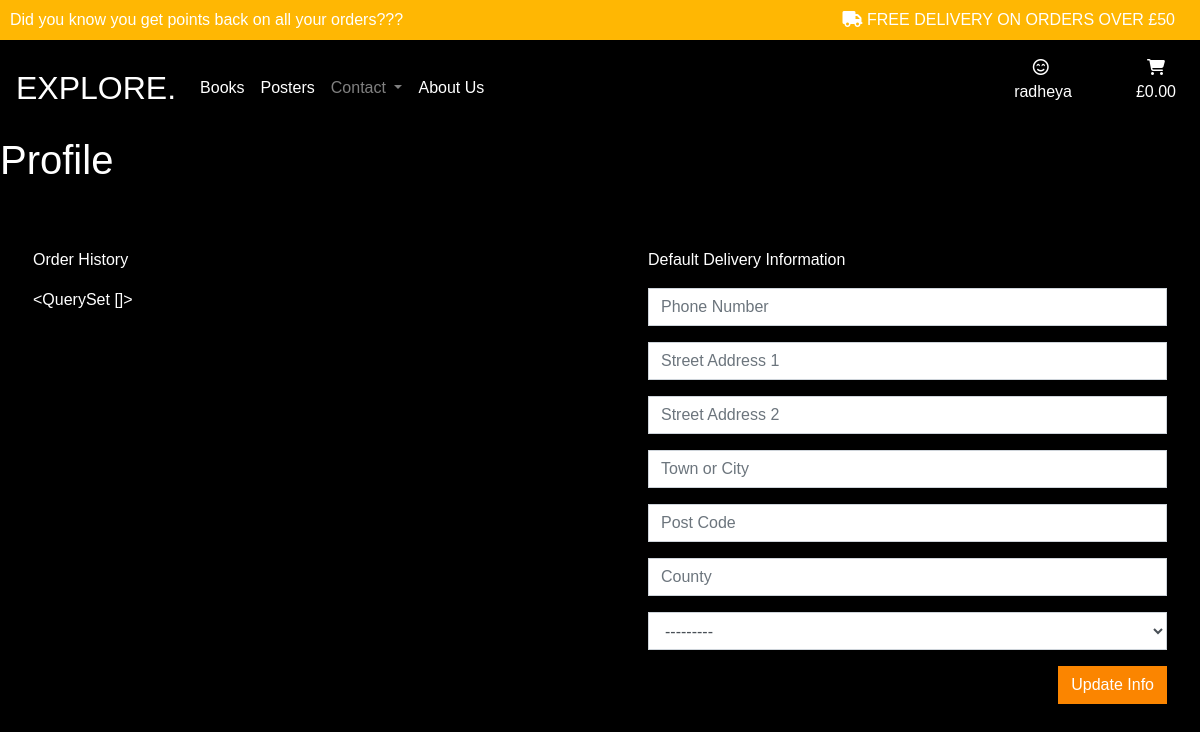
Before: /profile/ (signed in) with the older database file.
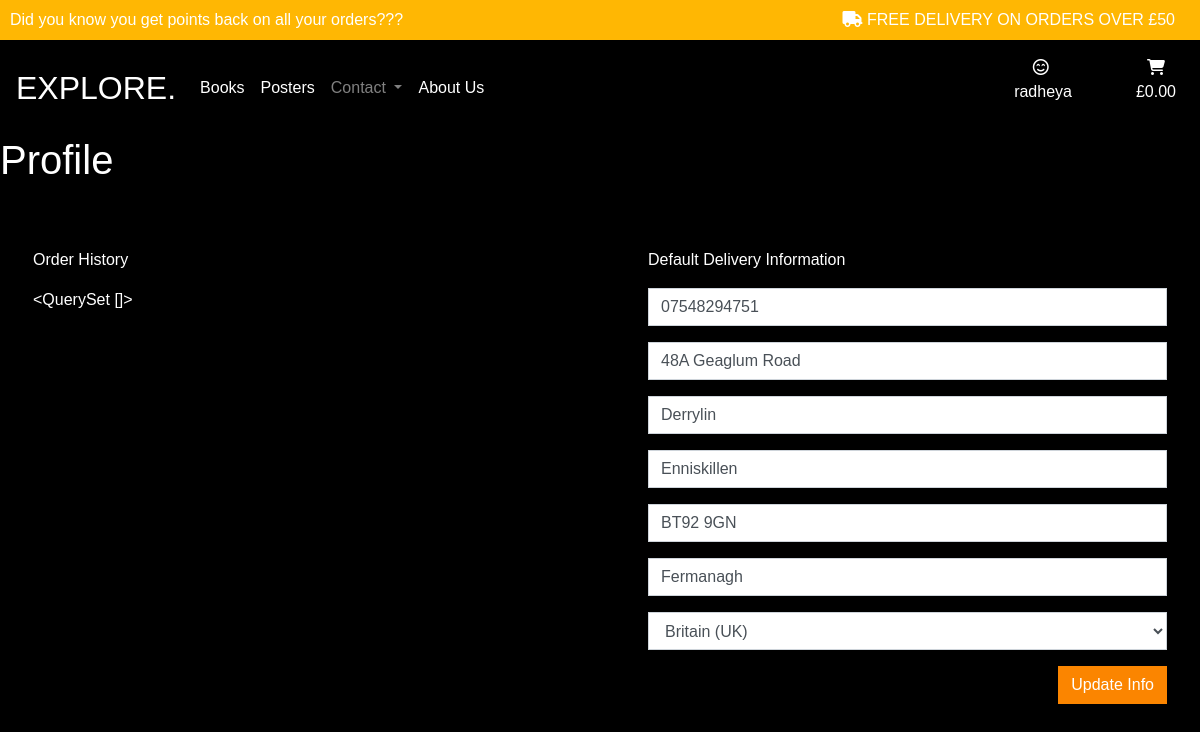
After: the same page with the newer database file.
### profiles/models.py (models this page shows, shortened)
class UserProfile(models.Model):
    user = models.OneToOneField(User, on_delete=models.CASCADE)
    first_order = models.BooleanField(default='True')
    default_phone_number = models.CharField(max_length=20, null=True, blank=True)
    default_street_address1 = models.CharField(max_length=80, null=True, blank=True)
    default_street_address2 = models.CharField(max_length=80, null=True, blank=True)
    default_town_or_city = models.CharField(max_length=40, null=True, blank=True)
    default_postcode = models.CharField(max_length=20, null=True, blank=True)
    default_county = models.CharField(max_length=80, null=True, blank=True)
    default_country = CountryField(blank_label="Country", null=True, blank=True)

### profiles/views.py (the view)
# urls.py: path('profile/', include('profiles.urls')),
def profile(request):
    profile = get_object_or_404(UserProfile, user=request.user)
    if request.method == "POST":
        form = UserProfileForm(request.POST, instance=profile)
        if form.is_valid():
            form.save()
            messages.success(request, 'You successfully updated your profile!')
    form = UserProfileForm(instance=profile)
    orders = profile.orders.all()
    context = {
        'form': form,
        'orders': orders,
    }
    return render(request, 'profile/profile.html', context)

### profiles/forms.py
class UserProfileForm(forms.ModelForm):
    class Meta:
        model = UserProfile
        exclude = ('user', 'first_order',)
    def __init__(self, *args, **kwargs):
        super().__init__(*args, **kwargs)
        placeholders = {
            'default_phone_number': 'Phone Number',
            'default_postcode': 'Post Code',
            'default_town_or_city': 'Town or City',
            'default_street_address1': 'Street Address 1',
            'default_street_address2': 'Street Address 2',
            'default_county': 'County',
        }
        self.fields['default_phone_number'].widget.attrs['autofocus'] = True
        for field in self.fields:
            if field != 'default_country':
                if self.fields[field].required:
                    placeholder = f'{placeholders[field]} *'
                else:
                    placeholder = placeholders[field]
                self.fields[field].widget.attrs['placeholder'] = placeholder
            self.fields[field].widget.attrs['class'] = 'rounded-0'
            self.fields[field].label = False

### profiles/templates/profile/profile.html (shortened to what this page needs)
{% extends "base.html" %}
{% load static %}
{% block content %}
    <h1>Profile</h1>
    <div class="row">
        <div class="col-12 col-lg-6 p-5">
            <p>Order History</p>
            {{ orders }}
        </div>
        <div class="col-12 col-lg-6 p-5">
            <p>Default Delivery Information</p>
            <form action="{% url 'profile' %}" method="POST" id="profile-form">
                {{ form|crispy }}
                <button class="btn btn-action rounded-0 float-right">Update Info</button>
            </form>
        </div>
    </div>
{% endblock %}

Changed rows visible on the page:
changed UserProfile "<QuerySet []>": default_phone_number (not shown) → "07548294751"; default_street_address1 (not shown) → "48A Geaglum Road"; default_street_address2 (not shown) → "Derrylin"; default_town_or_city (not shown) → "Enniskillen"; default_postcode (not shown) → "BT92 9GN"; default_county (not shown) → "Fermanagh"; default_country "---------" → "Britain (UK)"
